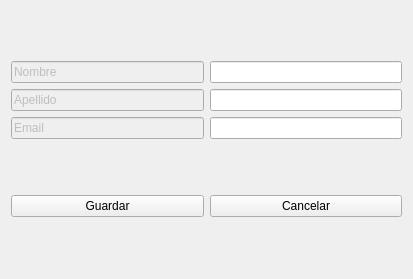
<?xml version="1.0" encoding="UTF-8"?>
<ui version="4.0">
 <class>Form</class>
 <widget class="QWidget" name="Form">
  <property name="geometry">
   <rect>
    <x>0</x>
    <y>0</y>
    <width>413</width>
    <height>279</height>
   </rect>
  </property>
  <property name="windowTitle">
   <string>Nuevo Estudiante</string>
  </property>
  <layout class="QGridLayout" name="gridLayout">
   <item row="0" column="0">
    <layout class="QVBoxLayout" name="verticalLayout_2">
     <item>
      <widget class="QLineEdit" name="lineEdit_4">
       <property name="enabled">
        <bool>false</bool>
       </property>
       <property name="text">
        <string>Nombre</string>
       </property>
      </widget>
     </item>
     <item>
      <widget class="QLineEdit" name="lineEdit_5">
       <property name="enabled">
        <bool>false</bool>
       </property>
       <property name="text">
        <string>Apellido</string>
       </property>
      </widget>
     </item>
     <item>
      <widget class="QLineEdit" name="lineEdit_6">
       <property name="enabled">
        <bool>false</bool>
       </property>
       <property name="text">
        <string>Email</string>
       </property>
      </widget>
     </item>
    </layout>
   </item>
   <item row="0" column="1">
    <layout class="QVBoxLayout" name="verticalLayout">
     <item>
      <widget class="QLineEdit" name="firstNameTextField"/>
     </item>
     <item>
      <widget class="QLineEdit" name="lastNameTextField"/>
     </item>
     <item>
      <widget class="QLineEdit" name="emailTextField"/>
     </item>
    </layout>
   </item>
   <item row="1" column="0" colspan="2">
    <layout class="QHBoxLayout" name="horizontalLayout">
     <item>
      <widget class="QPushButton" name="saveButton">
       <property name="text">
        <string>Guardar</string>
       </property>
      </widget>
     </item>
     <item>
      <widget class="QPushButton" name="cancelButton">
       <property name="text">
        <string>Cancelar</string>
       </property>
      </widget>
     </item>
    </layout>
   </item>
  </layout>
 </widget>
 <resources/>
 <connections/>
</ui>
